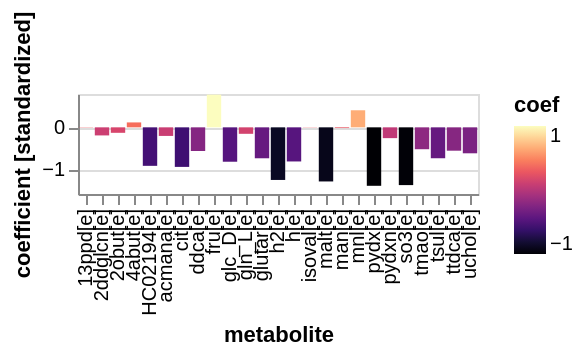

Vega-Lite specification for this chart:
### Vega-Lite specification from a JSON file in a GitHub repository (floating-point values rounded to 4 significant figures)
{"$schema": "https://vega.github.io/schema/vega-lite/v5.json", "width": 200, "height": 50, "data": {"values": [{"coef": -1.403, "metabolite": "pydx[e]", "description": "Pyridoxal"}, {"coef": -1.386, "metabolite": "so3[e]", "description": "Sulfite"}, {"coef": -1.299, "metabolite": "malt[e]", "description": "Maltose"}, {"coef": -1.263, "metabolite": "h2[e]", "description": "Hydrogen"}, {"coef": -0.9495, "metabolite": "cit[e]", "description": "Citrate"}, {"coef": -0.9241, "metabolite": "HC02194[e]", "description": "Ursodiol"}, {"coef": -0.8256, "metabolite": "glc_D[e]", "description": "D-glucose"}, {"coef": -0.8189, "metabolite": "h[e]", "description": "proton"}, {"coef": -0.7427, "metabolite": "glutar[e]", "description": "Glutarate"}, {"coef": -0.742, "metabolite": "tsul[e]", "description": "thiosulfate(2-)"}, {"coef": -0.6232, "metabolite": "uchol[e]", "description": "Ursocholate"}, {"coef": -0.5684, "metabolite": "ddca[e]", "description": "laurate"}, {"coef": -0.5605, "metabolite": "ttdca[e]", "description": "tetradecanoate (n-C14:0)"}, {"coef": -0.5254, "metabolite": "tmao[e]", "description": "Trimethylamine N-oxide"}, {"coef": -0.2593, "metabolite": "pydxn[e]", "description": "Pyridoxine"}, {"coef": -0.2062, "metabolite": "acmana[e]", "description": "N-acetyl-D-mannosamine"}, {"coef": -0.194, "metabolite": "2ddglcn[e]", "description": "2-Dehydro-3-deoxy-D-gluconate"}, {"coef": -0.1556, "metabolite": "gln_L[e]", "description": "L-glutamine"}, {"coef": -0.1315, "metabolite": "2obut[e]", "description": "2-Oxobutanoate"}, {"coef": -0.01742, "metabolite": "man[e]", "description": "D-Mannose"}, {"coef": 0.00528, "metabolite": "isoval[e]", "description": "Isovalerate, 3-Methylbutanoate"}, {"coef": 0.006866, "metabolite": "13ppd[e]", "description": "Propane-1,3-diol"}, {"coef": 0.118, "metabolite": "4abut[e]", "description": "4-Aminobutanoate"}, {"coef": 0.4094, "metabolite": "mnl[e]", "description": "D-Mannitol"}, {"coef": 0.7846, "metabolite": "fru[e]", "description": "D-Fructose"}]}, "mark": {"type": "bar", "tooltip": {"content": "data"}}, "encoding": {"x": {"field": "metabolite", "type": "nominal"}, "y": {"field": "coef", "type": "quantitative", "axis": {"title": "coefficient [standardized]"}}, "color": {"field": "coef", "type": "quantitative", "scale": {"scheme": "magma"}}}}
